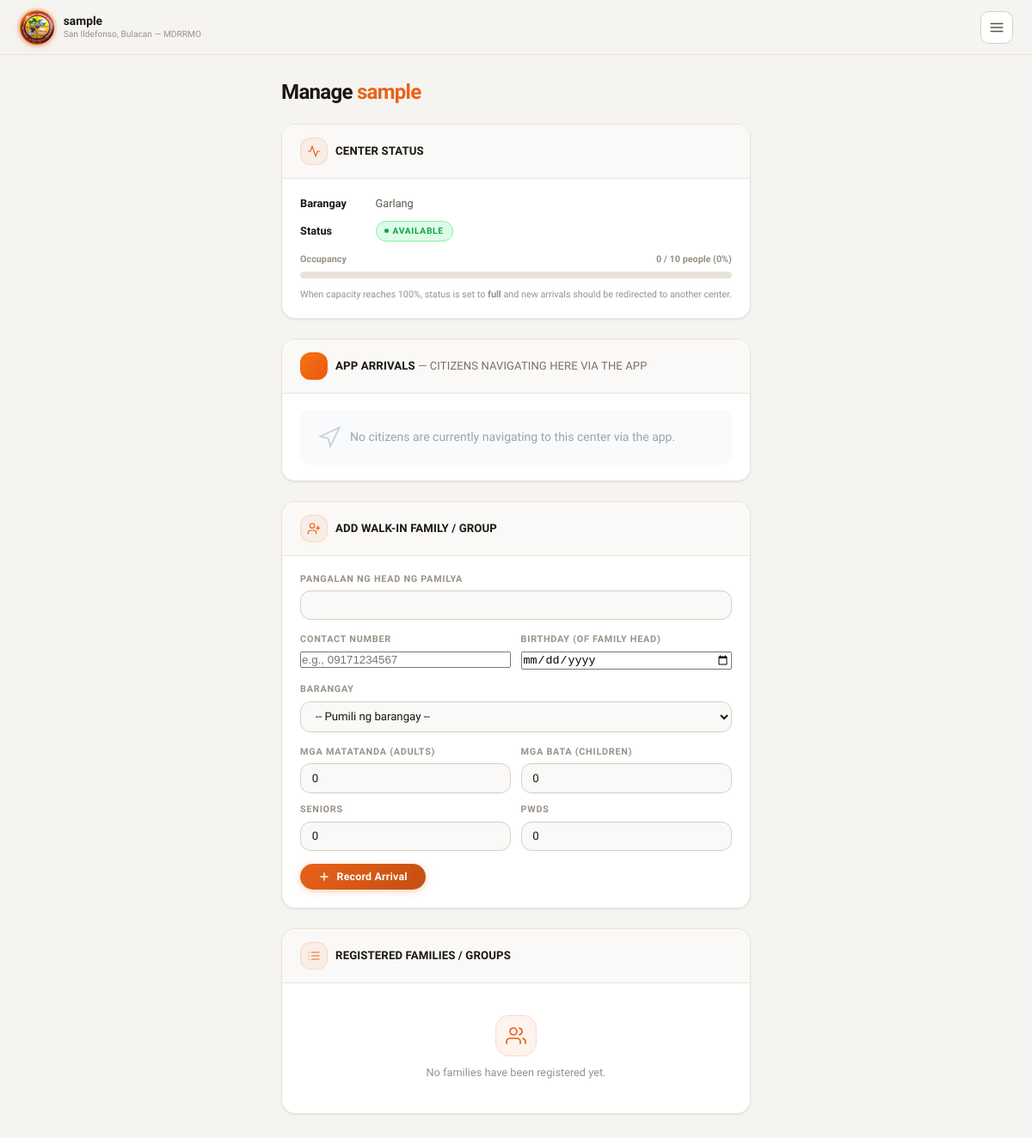
Page /coordinator/manage_center.php?id=1 (signed in) on the earlier database version.
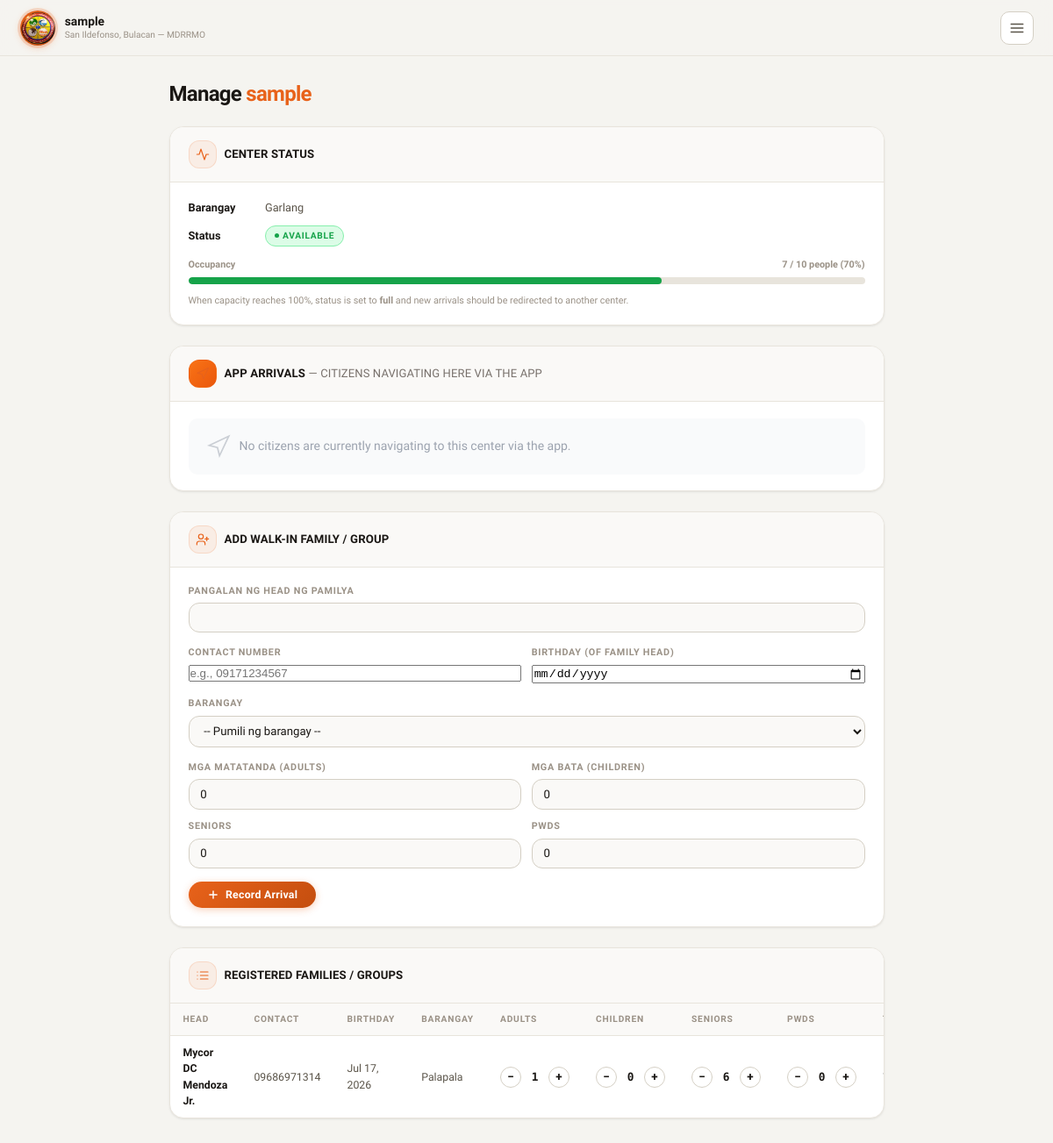
Same page on the later database version.
### tables this page shows
CREATE TABLE `evac_registrations` (
  `id` int(10) UNSIGNED NOT NULL,
  `center_id` int(10) UNSIGNED NOT NULL,
  `family_head_name` varchar(150) NOT NULL,
  `contact_number` varchar(20) DEFAULT NULL,
  `birthday` date DEFAULT NULL,
  `barangay_id` int(10) UNSIGNED NOT NULL,
  `adults` int(10) UNSIGNED NOT NULL DEFAULT 0,
  `children` int(10) UNSIGNED NOT NULL DEFAULT 0,
  `seniors` int(10) UNSIGNED NOT NULL DEFAULT 0,
  `pwds` int(10) UNSIGNED NOT NULL DEFAULT 0,
  `total_members` int(10) UNSIGNED NOT NULL DEFAULT 0,
  `created_by` int(10) UNSIGNED NOT NULL,
  `created_at` datetime NOT NULL DEFAULT current_timestamp(),
  `updated_at` datetime NOT NULL DEFAULT current_timestamp() ON UPDATE current_timestamp()
);

CREATE TABLE `barangays` (
  `id` int(10) UNSIGNED NOT NULL,
  `name` varchar(100) NOT NULL,
  `municipality` varchar(100) NOT NULL DEFAULT 'San Ildefonso',
  `province` varchar(100) NOT NULL DEFAULT 'Bulacan',
  `center_lat` decimal(10,7) DEFAULT NULL,
  `center_lng` decimal(10,7) DEFAULT NULL,
  `boundary_polygon` longtext DEFAULT NULL CHECK (json_valid(`boundary_polygon`)),
  `is_active` tinyint(1) NOT NULL DEFAULT 1
);

### pages/center_helpers.php (called while the page is built, shortened)
<?php
function get_center_occupancy(int $centerId): array
{
    $pdo = db();
    $stmt = $pdo->prepare("SELECT c.max_capacity_people,
                                  COALESCE(SUM(r.total_members), 0) AS current_occupancy
                           FROM evacuation_centers c
                           LEFT JOIN evac_registrations r ON r.center_id = c.id
                           WHERE c.id = ?
                           GROUP BY c.id");
    $stmt->execute([$centerId]);
    $row = $stmt->fetch();
    $max = (int)$row['max_capacity_people'];
    $current = (int)$row['current_occupancy'];
    $percent = $max > 0 ? min(100.0, ($current / $max) * 100.0) : 0.0;
    return ['current' => $current, 'max' => $max, 'percent' => $percent];
}

### coordinator/manage_center.php (the view, shortened to what the changed rows need)
<?php
require_once __DIR__ . '/../pages/center_helpers.php';
$pdo  = db();
$user = current_user();
$centerId = isset($_GET['id']) ? (int)$_GET['id'] : 0;
$stmt = $pdo->prepare("SELECT c.*, b.name AS barangay_name
                       FROM evacuation_centers c
                       JOIN barangays b ON b.id = c.barangay_id
                       WHERE c.id = ? AND c.coordinator_user_id = ?");
$stmt->execute([$centerId, $user['id']]);
$center = $stmt->fetch();
$regsStmt = $pdo->prepare("SELECT r.*, b.name AS barangay_name
                           FROM evac_registrations r
                           JOIN barangays b ON b.id = r.barangay_id
                           WHERE r.center_id = ?
                           ORDER BY r.created_at DESC");
$regsStmt->execute([$centerId]);
$registrations = $regsStmt->fetchAll();
$occ      = get_center_occupancy($centerId);
$pct      = round($occ['percent']);
$barColor = $pct >= 100 ? '#dc2626' : ($pct >= 75 ? '#d97706' : '#16a34a');
?>
<!DOCTYPE html>
<html lang="en">
<head>
    <link rel="stylesheet" href="../asset/css/manage_center.css">
</head>
<body>
<div class="layout">
    <div class="main">
        <main class="dashboard">
            <h1 class="page-heading">Manage <span><?php echo htmlspecialchars($center['name']); ?></span></h1>
            <section class="card">
                <div class="card-header">
                    <h2>Center Status</h2>
                </div>
                <div class="card-body">
                    <div class="occ-bar-wrap">
                        <div class="occ-bar-label">
                            <span>Occupancy</span>
                            <span><?php echo $occ['current']; ?> / <?php echo $occ['max']; ?> people (<?php echo $pct; ?>%)</span>
                        </div>
                        <div class="occ-bar-track">
                            <div class="occ-bar-fill" style="width:<?php echo min(100,$pct); ?>%; background:<?php echo $barColor; ?>;"></div>
                        </div>
                    </div>
                </div>
            </section>
            <section class="card">
                <div class="card-header">
                    <h2>App Arrivals <small style="font-size:13px;font-weight:400;color:#78716c;">— citizens navigating here via the app</small></h2>
                </div>
            </section>
            <section class="card">
                <div class="card-header">
                    <h2>Add Walk-in Family / Group</h2>
                </div>
            </section>
            <section class="card">
                <div class="card-header">
                    <div class="card-header-icon">
                    </div>
                    <h2>Registered Families / Groups</h2>
                </div>
                <?php if (!$registrations): ?>
                    <div class="no-data">
                        <div class="no-data-icon">
                            <svg viewBox="0 0 24 24"><path d="M17 21v-2a4 4 0 00-4-4H5a4 4 0 00-4 4v2"/><circle cx="9" cy="7" r="4"/><path d="M23 21v-2a4 4 0 00-3-3.87"/><path d="M16 3.13a4 4 0 010 7.75"/></svg>
                        </div>
                        No families have been registered yet.
                    </div>
                <?php else: ?>
                    <div class="table-wrap">
                        <table class="table">
                            <thead>
                                <tr>
                                    <th>Head</th>
                                    <th>Contact</th>
                                    <th>Birthday</th>
                                    <th>Barangay</th>
                                    <th>Adults</th>
                                    <th>Children</th>
                                    <th>Seniors</th>
                                    <th>PWDs</th>
                                    <th>Total</th>
                                </tr>
                            </thead>
                            <tbody>
                            <?php foreach ($registrations as $r): ?>
                                <tr>
                                    <td class="cell-head"><?php echo htmlspecialchars($r['family_head_name']); ?></td>
                                    <td><?php echo htmlspecialchars($r['contact_number'] ?? ''); ?></td>
                                    <td><?php echo !empty($r['birthday']) ? date('M d, Y', strtotime($r['birthday'])) : ''; ?></td>
                                    <td><?php echo htmlspecialchars($r['barangay_name']); ?></td>
                                    <?php foreach (['adults','children','seniors','pwds'] as $field): ?>
                                    <td>
                                        <div class="adjust-cell">
                                            <form method="post" class="inline-adjust">
                                                <button type="submit">−</button>
                                            </form>
                                            <span class="adjust-val"><?php echo (int)$r[$field]; ?></span>
                                            <form method="post" class="inline-adjust">
                                                <button type="submit">+</button>
                                            </form>
                                        </div>
                                    </td>
                                    <?php endforeach; ?>
                                    <td class="cell-total"><?php echo (int)$r['total_members']; ?></td>
                                </tr>
                            <?php endforeach; ?>
                            </tbody>
                        </table>
                    </div>
                <?php endif; ?>
            </section>
        </main>
    </div>
</div>
</body>
</html>

Differences in the rows shown:
added evac_registrations: family_head_name "Mycor DC Mendoza Jr.", contact_number "09686971314", birthday "Jul 17, 2026", barangay.name "Palapala", adults "1", children "0", seniors "6", pwds "0"
Other differences:
$occ['current']: "0" → "7"
$pct: "0" → "70"
text no longer shown: "No families have been registered yet."
text now shown: "HEAD CONTACT BIRTHDAY BARANGAY ADULTS CHILDREN SENIORS PWDS"
